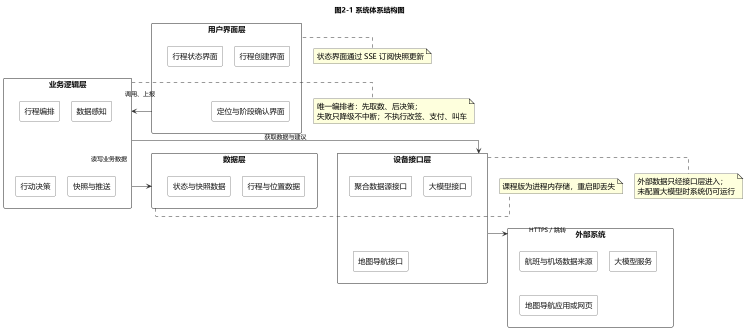
#> input picture .docxwork/arch-simple-test.png, 1491 x 659 px, given in place of codex-clipboard-4cfa0980-99a1-4dd3-b6c7-77c30a38f5e7.png, which was not available (shown at 1/2 size)
$ python refcrop.py
#> lines starting #> are read from the running program, lines starting #| are printed output that depends on the picture; pictures that were not available may be replaced by others from this repository, and a replacement may not be noted
from PIL import Image
import os
src = r"C:\Users\96495\AppData\Local\Temp\codex-clipboard-4cfa0980-99a1-4dd3-b6c7-77c30a38f5e7.png"
out = r"D:\VST DEVELOP\aviation-journey-agent\.docxwork\ref"
os.makedirs(out, exist_ok=True)
im = Image.open(src).convert("RGB")
#> im is the input picture: PIL image 1491x659 RGB; mean R, G, B 248.3, 248.4, 247.2
print("size", im.size)
#| size (1491, 659)
w,h = im.size
#> w = 1491; h = 659
def crop(name, box, scale=6):
#> called with name = 'top.png', box = (0, 0, 820, 184), scale = 6
    c = im.crop(box)
    c = c.resize((c.width*scale, c.height*scale), Image.LANCZOS)
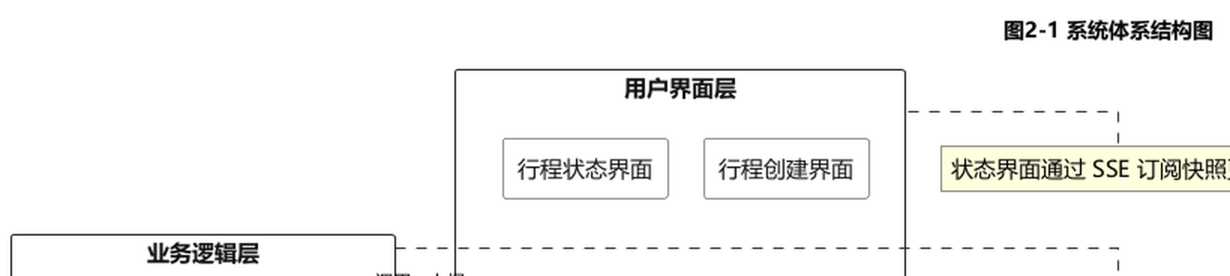
#> c: PIL image 4920x1104 RGB (shown at 1/4 size); mean R, G, B 245.6, 245.7, 244.7
    p = os.path.join(out, name)
    c.save(p); print(p, c.size)
#| D:\VST DEVELOP\aviation-journey-agent\.docxwork\ref/top.png (4920, 1104)
crop("top.png", (0,0,int(w*0.55),int(h*0.28)))
crop("mid.png", (0,int(h*0.25),int(w*0.62),int(h*0.60)))
#> call 2 of crop, with name = 'mid.png', box = (0, 164, 924, 395), scale = 6
#> in crop (call 2), `c = c.resize((c.width*scale, c.height*scale), Image.LANCZOS)`:
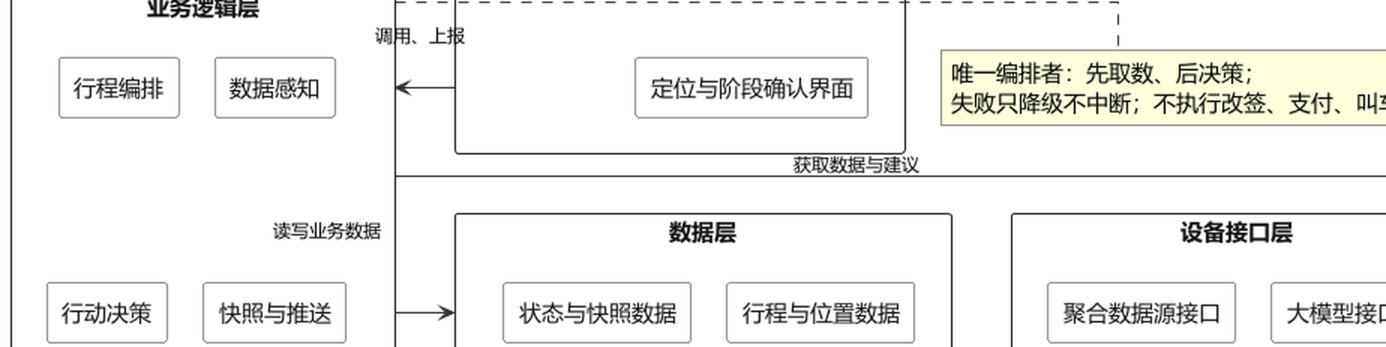
#> c: PIL image 5544x1386 RGB (shown at 1/4 size); mean R, G, B 240.1, 240.2, 238.3
#| D:\VST DEVELOP\aviation-journey-agent\.docxwork\ref/mid.png (5544, 1386)
crop("right.png", (int(w*0.58),int(h*0.25),w,int(h*0.62)))
#> call 3 of crop, with name = 'right.png', box = (864, 164, 1491, 408), scale = 6
#> in crop (call 3), `c = c.resize((c.width*scale, c.height*scale), Image.LANCZOS)`:
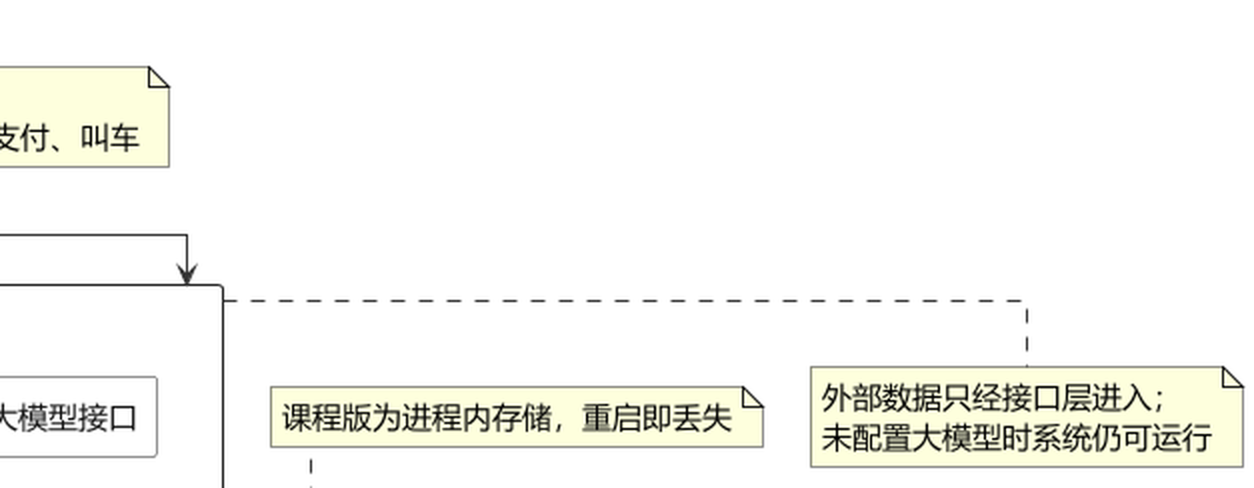
#> c: PIL image 3762x1464 RGB (shown at 1/3 size); mean R, G, B 246.8, 246.9, 243.1
#| D:\VST DEVELOP\aviation-journey-agent\.docxwork\ref/right.png (3762, 1464)
crop("bottom.png", (0,int(h*0.55),int(w*0.55),h))
#> call 4 of crop, with name = 'bottom.png', box = (0, 362, 820, 659), scale = 6
#> in crop (call 4), `c = im.crop(box)`:
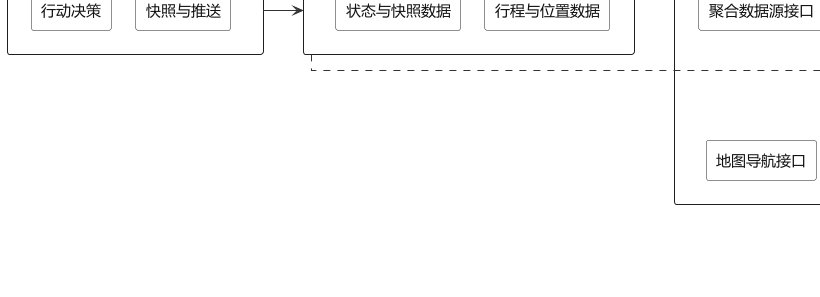
#> c: PIL image 820x297 RGB; min 17, max 255, mean 250.6
#> in crop (call 4), `c = c.resize((c.width*scale, c.height*scale), Image.LANCZOS)`:
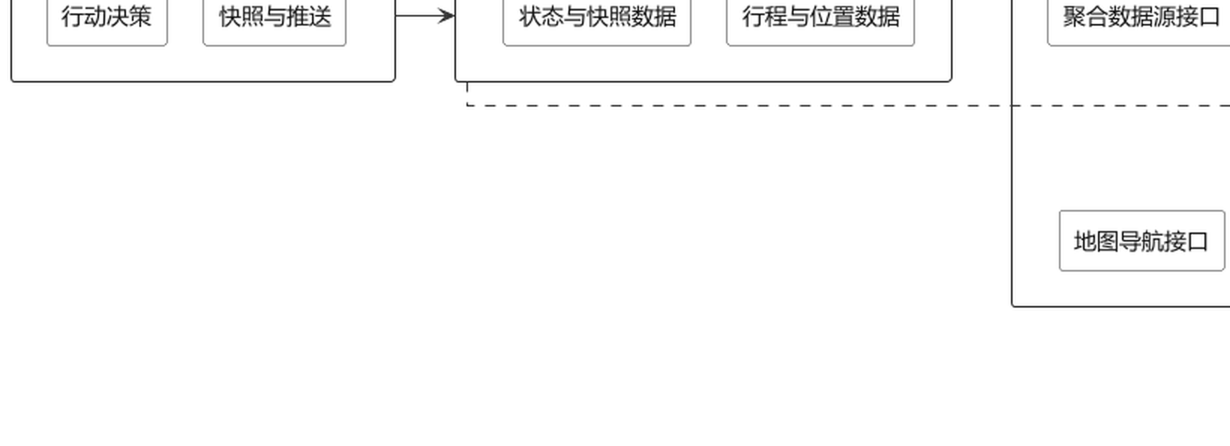
#> c: PIL image 4920x1782 RGB (shown at 1/4 size); min 0, max 255, mean 250.1
#| D:\VST DEVELOP\aviation-journey-agent\.docxwork\ref/bottom.png (4920, 1782)
crop("bottomright.png", (int(w*0.45),int(h*0.55),w,h))
#> in crop (call 5), `c = im.crop(box)`:
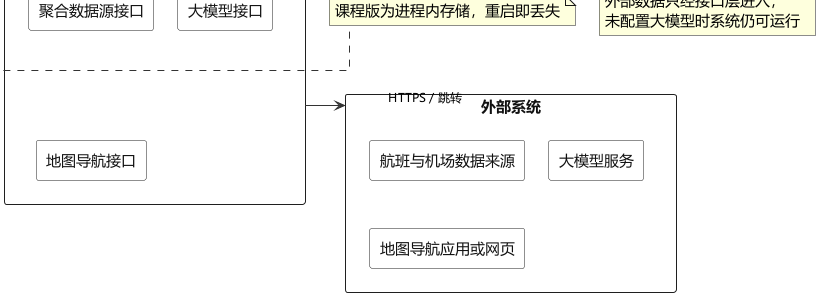
#> c: PIL image 821x297 RGB; mean R, G, B 245.9, 246, 244.4
#> in crop (call 5), `c = c.resize((c.width*scale, c.height*scale), Image.LANCZOS)`:
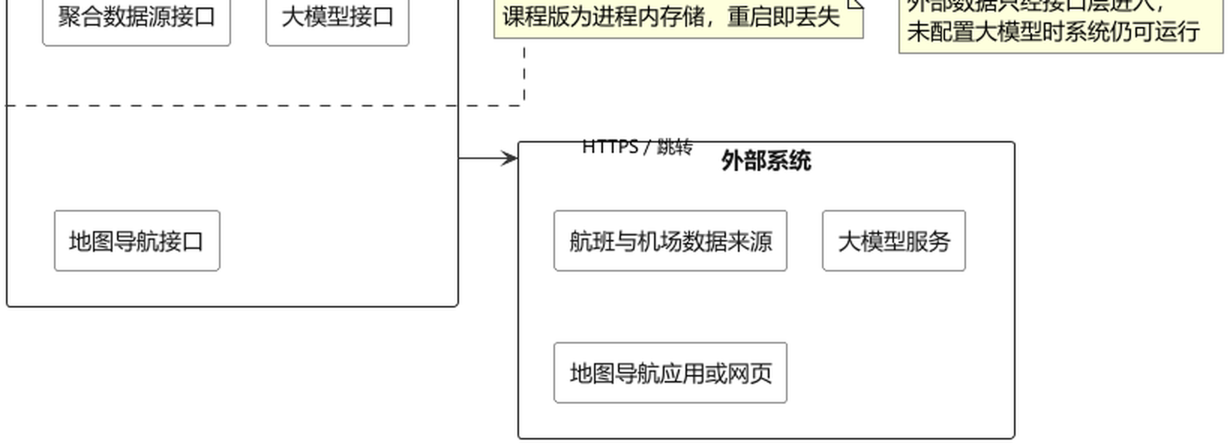
#> c: PIL image 4926x1782 RGB (shown at 1/4 size); mean R, G, B 245.2, 245.2, 243.8
#| D:\VST DEVELOP\aviation-journey-agent\.docxwork\ref/bottomright.png (4926, 1782)
